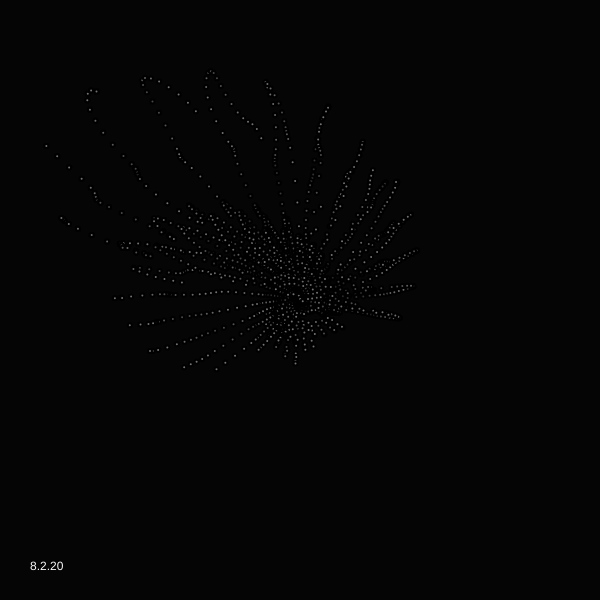
Frame 1 (no input)
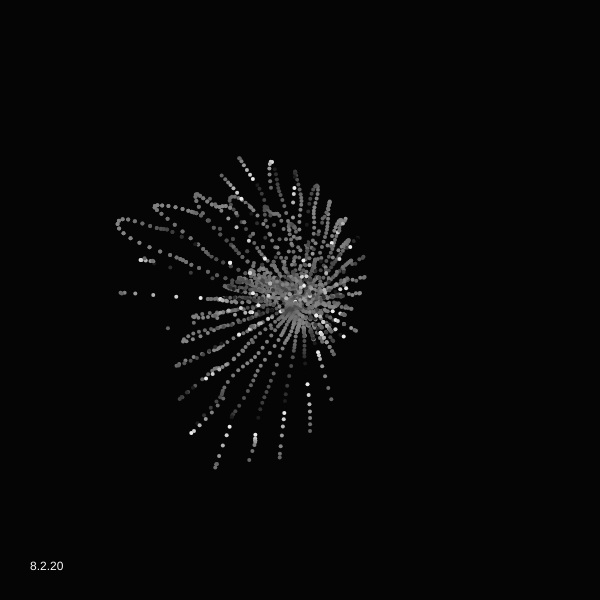
Frame 60 (no input)
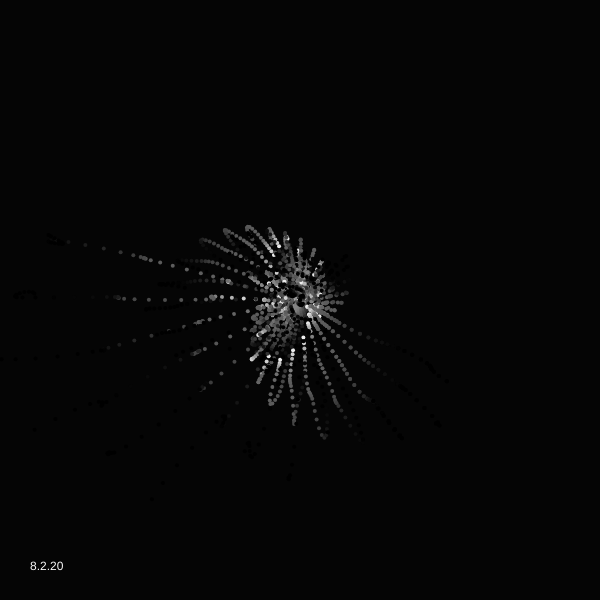
Frame 120 (the mouse pressed at the canvas centre since frame 60)

The p5.js sketch that drew these frames (run headless with seeded random() and noise() and a simulated clock; from frame 60 on, the mouse is pressed at the canvas centre):

// p5.js sketch
// ── sketch.js
let _divideNum;
let _noiseStep;
let _objectNum;
let _aryObjects = [];
let _noiseSeedRad;
let _noiseSeedAng;
let _noiseStepRad;
let _noiseStepAng;
let _noiseSpeedRad;
let _noiseSpeedAng;
let _rad;
let _scale;
let _rad_offset;
let lapse = 0;    // mouse timer

function setup() {
  createCanvas(600, 600);
  // colorMode(HSB, 255);
  frameRate(30);
  background(5);
  strokeWeight(2);
  stroke(0, 255);
  noFill();
  _divideNum = 32;
  _objectNum = 60;
  _noiseSeedRad = random(10);
  _noiseSeedAng = random(10);
  _noiseStepRad = 0.1;
  _noiseStepAng = 0.2;
  _noiseSpeedRad = 0.01;
  _noiseSpeedAng = 0.01;
  _noiseStepObj = 0.02;
  _rad = width/4;
  _scale = 0.16;
  _rad_offset = -0.5;
}

function Circle(divideNum, rad, rad_offset, noiseSeedAng, noiseStepAng, noiseSeedRad, noiseStepRad) {
  let sumNoiseVal = 0;
  for (let i = 0; i < divideNum; i++) {
    sumNoiseVal += noise(noiseSeedAng + i * noiseStepAng);
  }
  let centX = width/2;
  let centY = height/2;
  let currentNoiseVal = noise(noiseSeedAng);
  fill((255*sin(2*PI*noise(noiseSeedRad))+140)%255);
  //beginShape();
  for (let i = 0; i < divideNum+3; i++) {
    let tgt_i = i;
    if (tgt_i >= divideNum) { tgt_i -= divideNum; }
    currentNoiseVal += noise(noiseSeedAng + tgt_i * noiseStepAng);
    ellipse(centX + rad * (noise(noiseSeedRad + tgt_i * noiseStepRad)+rad_offset) * cos(2*PI*currentNoiseVal/sumNoiseVal),
          centY + rad * (noise(noiseSeedRad + tgt_i * noiseStepRad)+rad_offset) * sin(2*PI*currentNoiseVal/sumNoiseVal), 4, 4);
  }
 // endShape();
}

function draw() {
  background(5);
  let myNoiseSeedRad;
  let myNoiseSeedAng;
  _noiseSeedRad += _noiseSpeedRad;
  _noiseSeedAng += _noiseSpeedAng;
  for (let i = 0; i < _objectNum; i++) {
    myNoiseSeedRad = _noiseSeedRad + i * _noiseStepObj;
    myNoiseSeedAng = _noiseSeedAng + i * _noiseStepObj;
    Circle(_divideNum, _rad * _scale * (i+1), _rad_offset, myNoiseSeedAng, _noiseStepAng, myNoiseSeedRad, _noiseStepRad)
  }
  noStroke();
  fill(250);
  text("8.2.20", 30, height-30);
  noFill();
}
